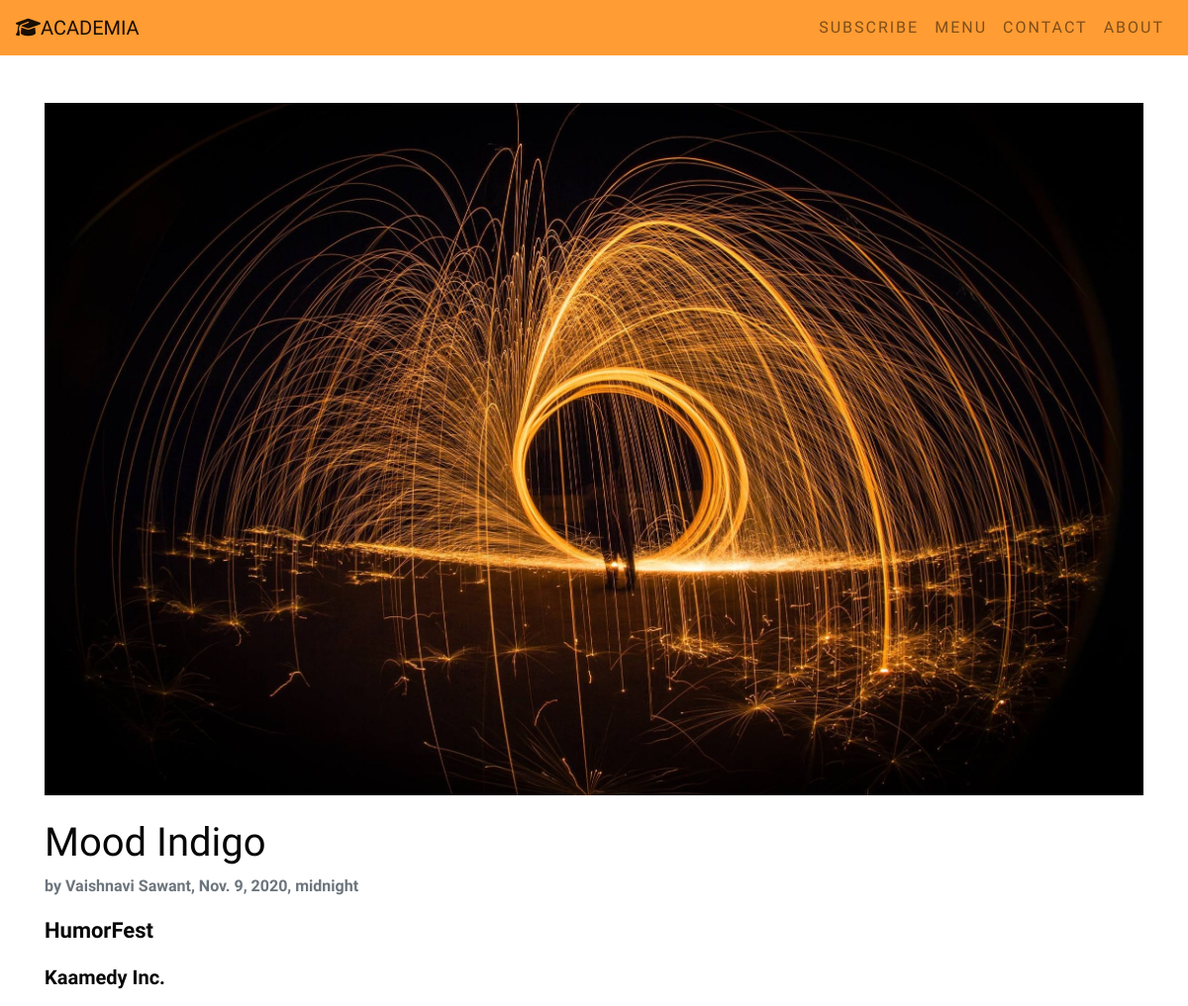
Page /events/7 (upper part) on the earlier database version.
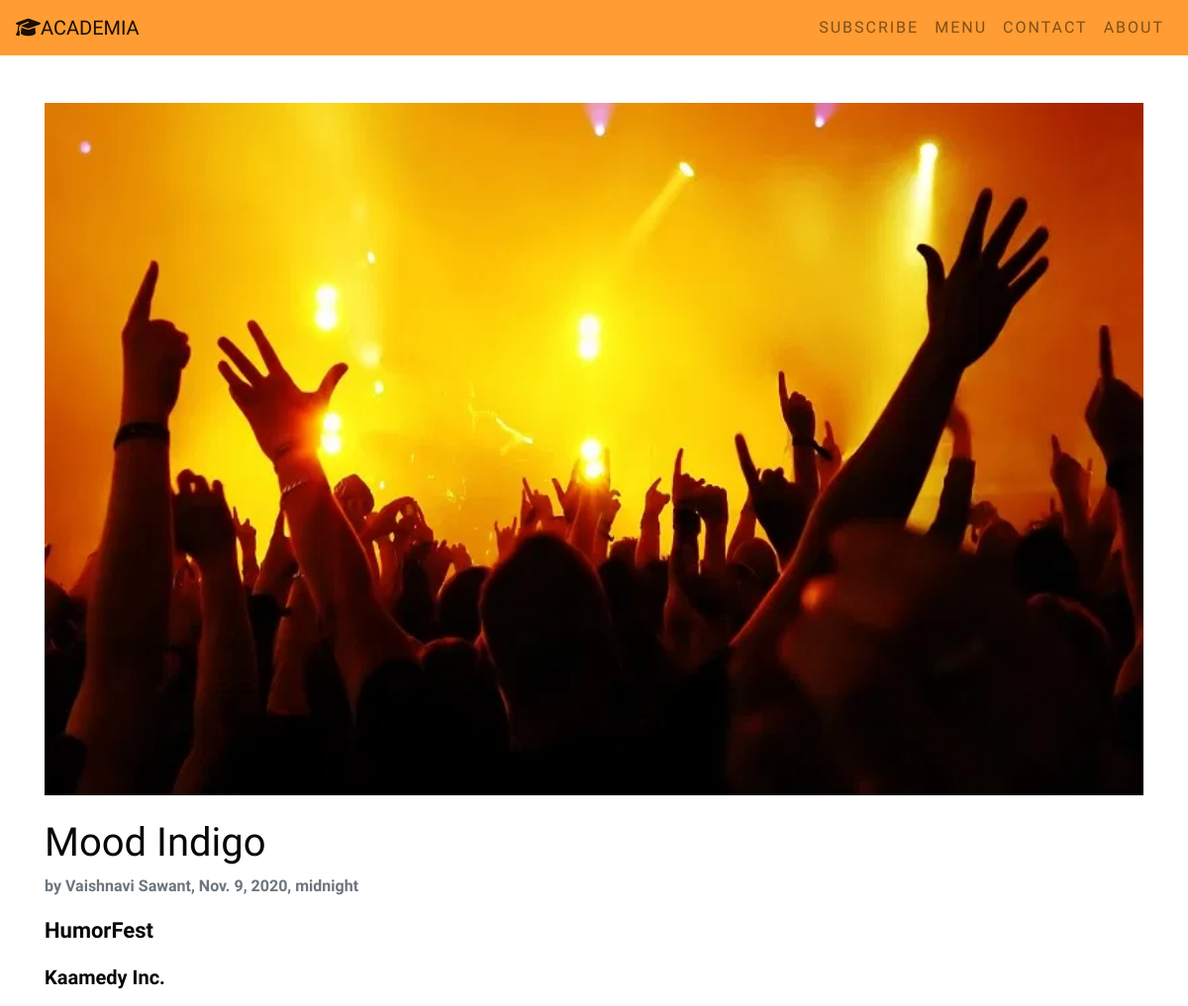
Same page on the later database version.
### EMAG_APP/models.py (models this page shows, shortened)
class Event(models.Model):
    user_id = models.ForeignKey(
        to=User, on_delete=models.CASCADE, null=True, related_name='events')
    event_title = models.CharField(
        max_length=755, null=False, blank=False, unique=True)
    event_category = models.CharField(
        null=False, blank=False, max_length=400, choices=EVENT_CHOICES)
    event_tags = models.CharField(max_length=400, null=True, blank=True)
    organised_by = models.CharField(max_length=1000, null=True, blank=True)
    sponsored_by = models.CharField(max_length=1000, null=True, blank=True)
    event_data = models.FileField(null=True, blank=True)
    event_banner = models.ImageField(null=True, blank=True)
    event_description = models.TextField(null=False, blank=False)
    event_date = models.DateField(null=False, blank=False)
    uploaded_at = models.DateTimeField(default=timezone.now)

class User(AbstractBaseUser, PermissionsMixin):
    email = models.EmailField(_('email address'), unique=True)
    full_name = models.CharField(max_length=255, null=True, blank=True)
    dept_name = models.CharField(max_length=255, null=True, blank=True)
    phone_no = models.CharField(max_length=10, null=True, blank=True)
    is_staff = models.BooleanField(default=False)
    is_active = models.BooleanField(default=True)
    date_joined = models.DateTimeField(default=timezone.now)
    USERNAME_FIELD = 'email'
    REQUIRED_FIELDS = []
    objects = CustomUserManager()

### EMAG_APP/views.py (the view)
# urls.py: path('events/<int:pk>', displayevent_view),
def displayevent_view(request, pk):
    try:
        event = Event.objects.get(pk=pk)
        return render(request, "event/displayevent.html", {"event": event})
    except Event.DoesNotExist:
        return render(request, "home.html")
    return None

### EMAG_APP/templates/event/displayevent.html (shortened to what this page needs)
{% extends 'base.html' %}{% load static %}
{% block body %}
<div class="devent-info-wrapper my-5">
    <div class="container w-100">
        <div class="row" style="overflow-x: hidden">
            <div class="col-lg-12">
                <div class="banner">
                <img class="img-fluid w-100" src="{{ event.event_banner.url }}" alt="" style="height: 700px"/>
                </div>
                <br />
            </div>
        </div>
    </div>
            <div class="container">
             <div class="title">
                <h1>{{ event.event_title }}</h1>
            </div>
            <div class="date-uploaded">
                <p class="font-weight-bold text-muted">
                    by {{ event.user_id.full_name }}, {{ event.uploaded_at }}
                </p>
            </div>
            <div class="content">{{ event.event_description | safe }}</div>
            </div>
</div>
</div>
{% endblock %}

Differences in the rows shown:
changed Event "Mood Indigo": event_banner: a different picture
